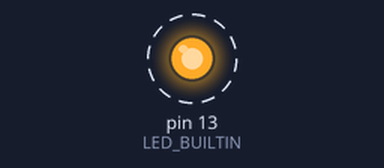
The program below on a simulated Arduino Uno, built with avr-gcc and run on an emulated ATmega328P. Shown: output pins drawn as LEDs (lit = HIGH). Dashed ring = blinking. What the program prints to the serial monitor is not drawn.

Above: at 0.5 s.
Timing chart, 0 to 4.6 s (numbered marks = the images above):
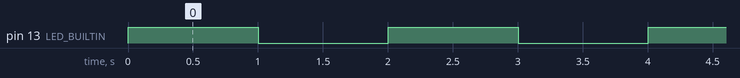

Measured:
- by itself, pin 13 (LED_BUILTIN): alternates HIGH for 1.0 s and LOW for 1.0 s

The program:

main.cpp
```cpp
#include <Arduino.h>

// ESP32 doesn't define LED_BUILTIN, so define it if not already defined
#ifndef LED_BUILTIN
  #define LED_BUILTIN 2  // GPIO2 for ESP32
#endif

void setup() {
  // Initialize serial communication
  Serial.begin(115200);

  // Initialize built-in LED pin
  pinMode(LED_BUILTIN, OUTPUT);

  Serial.println("PlatformIO Multi-Platform Test");
  Serial.print("Built-in LED (GPIO");
  Serial.print(LED_BUILTIN);
  Serial.println(") will blink every second");
}

void loop() {
  // Turn LED on
  digitalWrite(LED_BUILTIN, HIGH);
  Serial.println("LED ON");
  delay(1000);

  // Turn LED off
  digitalWrite(LED_BUILTIN, LOW);
  Serial.println("LED OFF");
  delay(1000);
}
```
